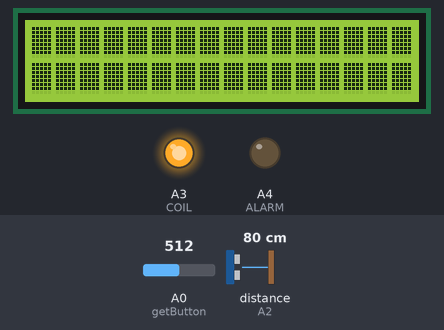
Recording of a sketch running on a simulated Arduino Uno, built with avr-gcc and run on an emulated ATmega328P. Parts: 16×2 character LCD, output pins drawn as LEDs (lit = HIGH). Wiring (inferred from the names in the program): ultrasonic range finder: trigger A1; echo A2. Dashed ring = blinking. The test bench sets the inputs (shaded band); at power-on: A0 (getButton) = 512, distance to the obstacle (sensor on A2) 80 cm. The echo pulse lasts 58.3 µs per cm; pins used as bus, display or sensor lines are not drawn.

Above: at 1.2 s.
1.3 s: A0 (getButton) set to 463
6.4 s: A0 (getButton) set to 439
At 7.82 s:
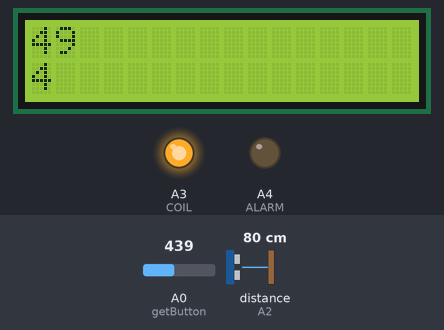
9.4 s: A0 (getButton) set to 460
At 10.8 s:
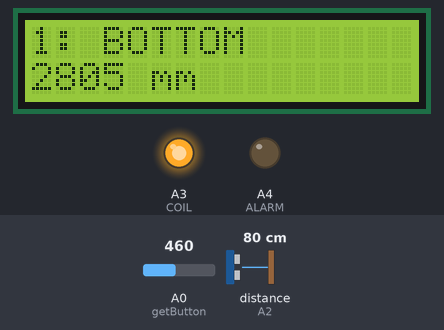
11.1 s: A0 (getButton) set to 440
At 11.35 s:
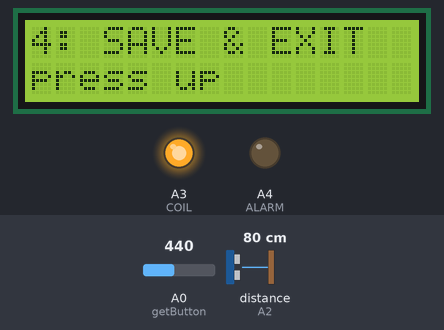
13.3 s: A0 (getButton) set to 309
14.8 s: A0 (getButton) set to 282
At 15.16 s:
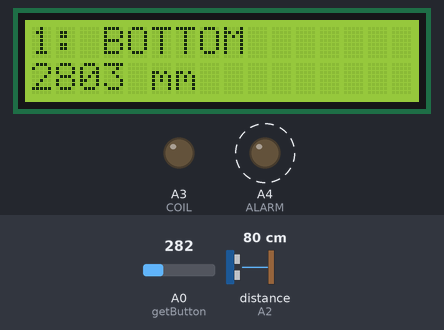
Timing chart, 0 to 17.9 s (numbered marks = the images above; inputs shaded):
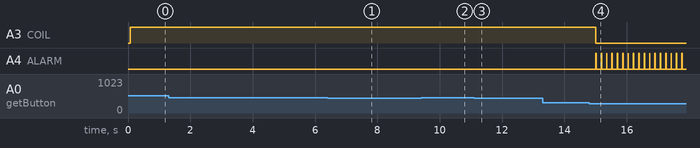

Measured:
- the behaviour switches between 450 and 449 on A0 (getButton) (found by bisection; images 0 and 1)
- the behaviour switches between 300 and 299 on A0 (getButton) (found by bisection; images 3 and 4)
- after the input at 6.4 s, the display: first differs from a run without the input after 1.3 s (image 1 shows a later state)
- after the input at 11.1 s, the display: changes after 0.15 s (image 3)
- after the input at 14.8 s, A3 (COIL): HIGH → LOW after 0.21 s; A4 (ALARM): alternates HIGH for 0.01 s and LOW for 0.16 s, starting after 0.21 s

The sketch:

ultrasonic_level_sensor.ino
```cpp
#include <LiquidCrystal.h>
#include<EEPROM.h>
#define TRIG  A1
#define ECHO  A2
#define COIL A3
#define ALARM A4
#define repeat 10
#define BOTTOM_BYTE_1 1
#define BOTTOM_BYTE_2 2
#define TOP_BYTE_1 3
#define TOP_BYTE_2 4
#define TRIP_LEVEL_BYTE 5

uint8_t block[8]  = {0x1F, 0x1F, 0x1F, 0x1F, 0x1F, 0x1F, 0x1F};
unsigned short top, bottom, distance, height, percentage, tripLevel, blocks;
unsigned short button, menu, state;
bool trip, coil, fault;
float reading[repeat];
//0-normal
//1-auth
//2-menu
//3-parameters
//4-fault
//5-credits
LiquidCrystal lcd(8, 9, 4, 5, 6, 7);
void setup() {
  //factoryReset();
  eepromRead();
  state = 0;
  trip = false;
  coil = false;
  fault = false;
  pinMode(TRIG, OUTPUT);
  pinMode(ECHO, INPUT);
  pinMode(COIL, OUTPUT);
  pinMode(ALARM, OUTPUT);
  Serial.begin(9600);
  lcd.begin(16, 2);
  lcd.createChar(3, block);
  lcd.home();
}
void loop() {
  measure();
  parametricActions();
  operateCoil();
  getButton();
  if ((state == 0 || state == 4) && button == 4)state = 1;
  if ((state == 0 || state == 4) && button == 1)state = 3;
  if ((state == 0 || state == 4) && button == 3)state = 5;
  show();
  delay(100);
  //serialOut();
}
void measure() {
  digitalWrite(TRIG, HIGH);
  delayMicroseconds(12);
  digitalWrite(TRIG, LOW);
  float d = 0.175 * pulseIn(ECHO, HIGH);
  for (int i = 0; i < (repeat - 1); i++)
  {
    reading[i] = reading[i + 1];
  }
  reading[repeat - 1] = d;
  float temp = 0;
  for (int i = 0; i < repeat; i++)
  {
    temp += reading[i];
  }
  distance = temp / repeat;
  height = bottom - distance;
  percentage = map(height, 0, (bottom - top), 0, 100);
  blocks = map(percentage, 0, 100, 0, 16);
  if (distance < 20) fault = true;
  else fault = false;
}
void parametricActions() {
  if (percentage < tripLevel)
    trip = true;
  if (percentage > tripLevel + 2)
    trip = false;
}
void operateCoil() {
  if (fault || trip) {
    digitalWrite(COIL, LOW);
    alarm();
    coil = false;
  }
  else {
    digitalWrite(COIL, HIGH);
    coil = true;
  }
}
void getButton(void) {
  unsigned short x, x1;
  button = 0;
  x1 = analogRead(A0);
  if (x1 < 1000) {
    delay(50);
    x = analogRead(A0);
    if (abs(x - x1) < 20) {
      if (x < 50) button = 1;
      else if (x < 150) button = 2;
      else if (x < 300) button = 3;
      else if (x < 450) button = 4;
      else if (x < 700) button = 5;
    }
  }
}
void show() {
  lcd.clear();
  if (state == 0)
  {
    for (int i = 0; i < blocks; i++)
      lcd.write(3);
    lcd.setCursor(0, 1);
    lcd.print(percentage);
    lcd.print("% ");
    if (fault)lcd.print("F ");
    else if (!coil) lcd.print("T ");
    else lcd.print("N ");
    lcd.print(distance);
    lcd.print("mm");
  }
  else if (state == 1)
  {
    state = 0;
    int i = 50;
    while (i > 0)
    {
      lcd.clear();
      i--;
      lcd.print(i);
      lcd.setCursor(0, 1);
      getButton();
      lcd.print(button);
      if (button == 5) {
        state = 2;
        menu = 1;
        break;
      }
      delay(100);
    }

  }
  else if (state == 2)
  {
    menuAction();
  }
  else if (state == 3) {
    lcd.print("T:");
    lcd.print(top);
    lcd.print("mm B:");
    lcd.print(bottom);
    lcd.print("mm");
    lcd.setCursor(0, 1);
    lcd.print("P:");
    lcd.print(percentage);
    lcd.print("% TL:");
    lcd.print(tripLevel);
    lcd.print("%");
    state = 0;
  }
  else if (state == 4) {
    fault = true;
    lcd.print("Fault");
  }
   else if (state == 5) {
    lcd.print("Desined By:");
    lcd.setCursor(0, 1);
    lcd.print("Sushant Tiwari");
  }

}
void menuAction() {
  lcd.clear();
  if (button == 1)menu++;
  if (button == 4)menu--;
  if (menu < 1) menu = 5;
  if (menu > 5) menu = 1;

  if (menu == 1)
  {
    lcd.print("1: BOTTOM");
    lcd.setCursor(0, 1);
    if (button == 2) bottom++;
    else if (button == 3) bottom--;
    lcd.print(bottom);
    lcd.print(" mm");
  }
  else if (menu == 2)
  {
    lcd.print("2: TOP");
    lcd.setCursor(0, 1);
    if (button == 2) top++;
    else if (button == 3) top--;
    lcd.print(top);
    lcd.print(" mm");
  }
  else if (menu == 3)
  {
    lcd.print("2: TRIP LEVEL");
    lcd.setCursor(0, 1);
    if (button == 2) tripLevel++;
    else if (button == 3) tripLevel--;
    lcd.print(tripLevel);
    lcd.print(" %");
  }
  else if (menu == 4)
  {
    lcd.print("3: HARD RESET");
    lcd.setCursor(0, 1);
    lcd.print("press up");
    getButton();
    if (button == 2) {
      factoryReset();
      lcd.clear();
      lcd.print("resetting...");
      delay(5000);
      setup();
    }
  }
  else if (menu == 5)
  {
    lcd.print("4: SAVE & EXIT");
    lcd.setCursor(0, 1);
    lcd.print("press up");
    getButton();
    if (button == 2) {
      eepromWrite();
      lcd.clear();
      lcd.write("saving...");
      delay(5000);
      setup();
    }
  }
}
void serialOut() {
  Serial.print(" distance:");
  Serial.print(distance);
  Serial.print(" height:");
  Serial.print(height);
  Serial.print(" state:");
  Serial.print(state);
  Serial.print(" menu:");
  Serial.print(menu);
  Serial.println();

}
void factoryReset() {
  top = 100;
  bottom = 1000;
  tripLevel = 10;
  eepromWrite();
}
void eepromWrite() {
  int tb1, tb2, bb1, bb2;
  tb1 = top / 10;
  tb2 = top % 10;
  bb1 = bottom / 10;
  bb2 = bottom % 10;
  EEPROM.write(TOP_BYTE_1, tb1);
  EEPROM.write(TOP_BYTE_2, tb2);
  EEPROM.write(BOTTOM_BYTE_1, bb1);
  EEPROM.write(BOTTOM_BYTE_2, bb2);
  EEPROM.write(TRIP_LEVEL_BYTE, tripLevel);
}
void eepromRead() {
  int tb1, tb2, bb1, bb2;
  tb1 = EEPROM.read(TOP_BYTE_1);
  tb2 = EEPROM.read(TOP_BYTE_2);
  bb1 = EEPROM.read(BOTTOM_BYTE_1);
  bb2 = EEPROM.read(BOTTOM_BYTE_2);
  tripLevel = EEPROM.read(TRIP_LEVEL_BYTE);
  top = tb1 * 10 + tb2;
  bottom = bb1 * 10 + bb2;
}

void alarm() {
  analogWrite(ALARM, 130);
  delay(10);
  analogWrite(ALARM, 0);
}
```
